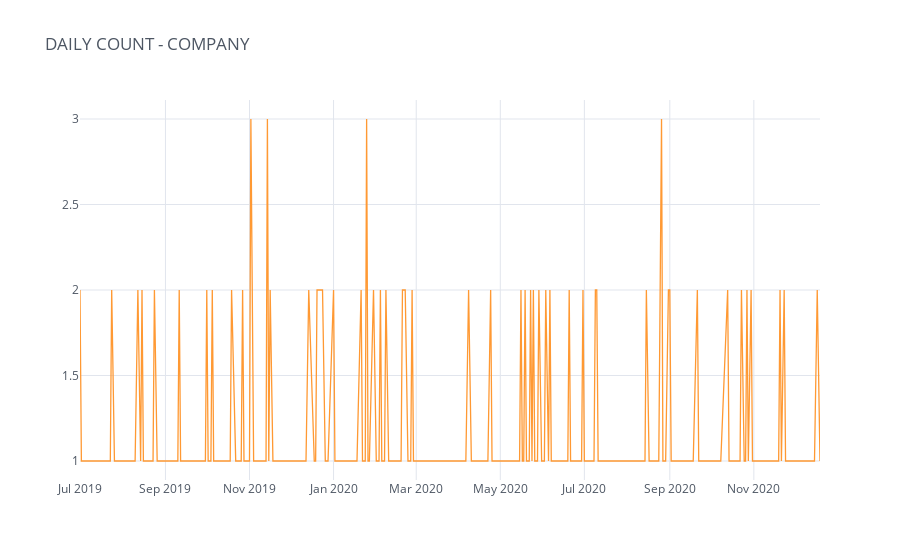

Source (notebook cell):
### Markdown cell above
###### Market Messaging (using data collected only from official twitter handle)

### Code cell
# Analysis excludes tweets from users who mentioned @royalenfield

all_off_comp_tweets_time = pd.concat([pre_covid_off_comp_tweets,post_covid_off_comp_tweets])
daily_count = all_off_comp_tweets_time.groupby('Date').count()['ID']
daily_count.columns = ['Tweet Count','Comment Count']
daily_count.iplot(title='DAILY COUNT - COMPANY',theme='white')

### Figure 1 — Plotly figure (JSON) as saved in the notebook; plotly's stock layout.template omitted (floating-point values rounded to 4 significant figures; data arrays with more than 128 entries replaced by an {"elided": "..."} marker saying what was removed)
{"data": [{"line": {"color": "rgba(255, 153, 51, 1.0)", "dash": "solid", "shape": "linear", "width": 1.3}, "mode": "lines", "name": "ID", "text": "", "type": "scatter", "x": {"elided": "398 str values"}, "y": {"elided": "398 int values"}}], "layout": {"legend": {"bgcolor": "#FFFFFF", "font": {"color": "#4D5663"}}, "paper_bgcolor": "#FFFFFF", "plot_bgcolor": "#FFFFFF", "title": {"font": {"color": "#4D5663"}, "text": "DAILY COUNT - COMPANY"}, "xaxis": {"gridcolor": "#E1E5ED", "showgrid": true, "tickfont": {"color": "#4D5663"}, "title": {"font": {"color": "#4D5663"}, "text": ""}, "zerolinecolor": "#E1E5ED"}, "yaxis": {"gridcolor": "#E1E5ED", "showgrid": true, "tickfont": {"color": "#4D5663"}, "title": {"font": {"color": "#4D5663"}, "text": ""}, "zerolinecolor": "#E1E5ED"}}}
